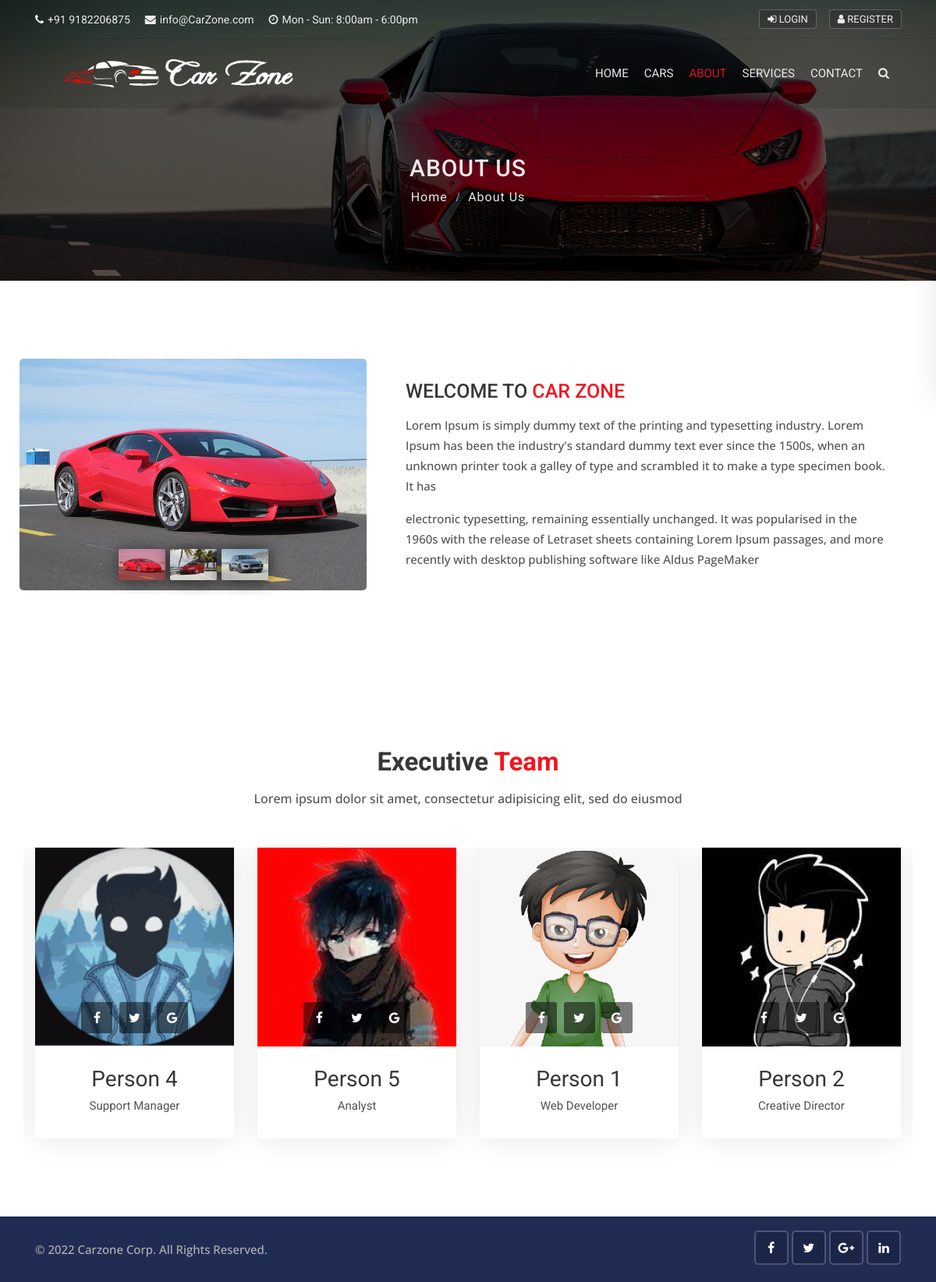
The page /about/ on the database its author committed.
### Pages/models.py (models this page shows, shortened)
class Team(models.Model):
    first_name = models.CharField(max_length=50)
    last_name = models.CharField(max_length=50)
    designation = models.CharField(max_length=50)
    photo = models.ImageField(upload_to='Photos/Team')
    facebook_link = models.URLField(max_length=100)
    twitter_link = models.URLField(max_length=100)
    gmail_link = models.URLField(max_length=100)
    created_at = models.DateTimeField(auto_now_add=True)

### Pages/views.py (the view)
# urls.py: path("about/",views.about,name='about'),
def about(request):
    team = Team.objects.order_by('created_at')
    data = {
        'team':team
    }
    return render(request,'Pages/about.html',data)

### templates/Pages/about.html (shortened to what this page needs)
{% extends 'base.html' %}
{% block 'content' %}
    <div class="sub-banner overview-bgi">
        <div class="container breadcrumb-area">
            <div class="breadcrumb-areas">
                <h1>About Us</h1>
                <ul class="breadcrumbs">
                    <li><a href="{% url 'home' %}">Home</a></li>
                    <li class="active">About Us</li>
                </ul>
            </div>
        </div>
    </div>
    <div class="about-car content-area-5">
        <div class="container">
            <div class="row">
                <div class="col-xl-5 col-lg-6">
                    <div class="about-car-photo">
                        <div id="carDetailsSlider" class="carousel car-details-sliders slide">
                            <div class="carousel-inner">
                                <div class="active item carousel-item" data-slide-number="0">
                                    <img src="../static/img/car/car-1.jpg" class="img-fluid" alt="slider-car">
                                </div>
                            </div>
                            <ul class="carousel-indicators car-properties list-inline nav nav-justified">
                                <li class="list-inline-item active">
                                    <a id="carousel-selector-0" class="selected" data-slide-to="0" data-target="#carDetailsSlider">
                                        <img src="../static/img/car/car-1.jpg" class="img-fluid" alt="small-car">
                                    </a>
                                </li>
                                <li class="list-inline-item">
                                    <a id="carousel-selector-1" data-slide-to="1" data-target="#carDetailsSlider">
                                        <img src="../static/img/car/car-2.jpg" class="img-fluid" alt="small-car">
                                    </a>
                                </li>
                                <li class="list-inline-item">
                                    <a id="carousel-selector-2" data-slide-to="2" data-target="#carDetailsSlider">
                                        <img src="../static/img/car/car-3.jpg" class="img-fluid" alt="small-car">
                                    </a>
                                </li>
                            </ul>
                        </div>
                    </div>
                </div>
                <div class="col-xl-7 col-lg-6 align-self-center">
                    <div class="best-used-car">
                        <h3>Welcome to <span>Car Zone</span></h3>
                        <p>Lorem Ipsum is simply dummy text of the printing and typesetting industry. Lorem Ipsum has been the industry's standard dummy text ever since the 1500s, when an unknown printer took a galley of type and scrambled it to make a type specimen book. It has</p>
                        <p class="mb-0">electronic typesetting, remaining essentially unchanged. It was popularised in the 1960s with the release of Letraset sheets containing Lorem Ipsum passages, and more recently with desktop publishing software like Aldus PageMaker</p>
                    </div>
                </div>
            </div>
        </div>
    </div>
    <div class="our-team content-area">
        <div class="container">
            <div class="main-title">
                <h1>Executive <span>Team</span></h1>
                <p>Lorem ipsum dolor sit amet, consectetur adipisicing elit, sed do eiusmod</p>
            </div>
            <div class="slick-slider-area clearfix">
                <div class="row slick-carousel" data-slick='{"slidesToShow": 4, "responsive":[{"breakpoint": 1024,"settings":{"slidesToShow": 2}}, {"breakpoint": 768,"settings":{"slidesToShow": 1}}]}'>
                   {% for m in team %}
                        <div class="slick-slide-item">
                            <div class="team-1">
                                <div class="photo">
                                        <img src=" {{ m.photo.url }} " alt="team-1" class="img-fluid">
                                    <div class="social-list clearfix">
                                        <a href=" {{ m.facebook_link }} " target='_blank' class="facebook-bg"><i class="fa fa-facebook"></i></a>
                                        <a href=" {{ m.twitter_link }} " target='_blank' class="twitter-bg"><i class="fa fa-twitter"></i></a>
                                        <a href=" {{ m.gmail_link }} " target='_blank' class="google-bg"><i class="fa fa-google"></i></a>
                                    </div>
                                </div>
                                <div class="details">
                                    <h3> {{ m.first_name }} {{ m.last_name }} </h3>
                                    <h5> {{ m.designation }} </h5>
                                </div>
                            </div>
                        </div>
                    {% endfor %}
                </div>
            </div>
        </div>
    </div>
{% endblock 'content' %}

### Project/static/css/skins/red.css (style rules this page uses)
.about-car .best-used-car h3 span { color: #f0151f; }
.carousel-indicators .active { background-color: #f0151f; }
.main-title h1 span { color:#f0151f; }

### rows shown on the page
Team: photo (picture), first_name "Person", last_name "1", designation "Web Developer"
Team: photo (picture), first_name "Person", last_name "2", designation "Creative Director"
Team: photo (picture), first_name "Person", last_name "4", designation "Support Manager"
Team: photo (picture), first_name "Person", last_name "5", designation "Analyst"
